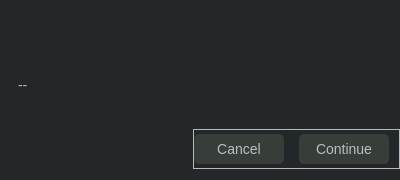
<?xml version="1.0" encoding="UTF-8"?>
<ui version="4.0">
 <class>MessageBox</class>
 <widget class="QDialog" name="MessageBox">
  <property name="geometry">
   <rect>
    <x>0</x>
    <y>0</y>
    <width>400</width>
    <height>180</height>
   </rect>
  </property>
  <property name="minimumSize">
   <size>
    <width>400</width>
    <height>180</height>
   </size>
  </property>
  <property name="maximumSize">
   <size>
    <width>409</width>
    <height>180</height>
   </size>
  </property>
  <property name="windowTitle">
   <string>Dialog</string>
  </property>
  <property name="styleSheet">
   <string notr="true">
QDialog {
background:  rgba(35,39,42,1);
border-radius: 15px;

}
QPushButton {
		text-align:center;
color:rgba(240, 247, 255,0.7);
         font-size:14px;
		padding-left: 15px;
padding: 7px 10px;
border:none;
background-color: rgba(55, 61, 56, 1);
border-radius: 5px;
}

QPushButton:hover {
background-color:rgba(240, 247, 255,0.1);
}

 QLabel {
                font-size: 14px;
                color: #333;
                padding-left: 15px;
            }</string>
  </property>
  <layout class="QGridLayout" name="gridLayout">
   <property name="leftMargin">
    <number>0</number>
   </property>
   <property name="topMargin">
    <number>0</number>
   </property>
   <property name="rightMargin">
    <number>0</number>
   </property>
   <property name="horizontalSpacing">
    <number>0</number>
   </property>
   <item row="0" column="0">
    <widget class="QWidget" name="title_bar" native="true">
     <property name="minimumSize">
      <size>
       <width>400</width>
       <height>40</height>
      </size>
     </property>
     <property name="maximumSize">
      <size>
       <width>300</width>
       <height>40</height>
      </size>
     </property>
     <property name="styleSheet">
      <string notr="true">QWidget {
border: none;
padding: none;
}
QPushButton {
background:  rgba(35,39,42,1);
color:white;
font: 700 14pt &quot;Segoe UI&quot;;
border:none;
}

QPushButton:hover {
background:  rgba(48,50,51,1);
}</string>
     </property>
     <layout class="QGridLayout" name="gridLayout_2">
      <property name="leftMargin">
       <number>0</number>
      </property>
      <property name="topMargin">
       <number>0</number>
      </property>
      <property name="rightMargin">
       <number>0</number>
      </property>
      <property name="bottomMargin">
       <number>0</number>
      </property>
      <property name="spacing">
       <number>0</number>
      </property>
      <item row="0" column="2">
       <widget class="QPushButton" name="close_btn">
        <property name="minimumSize">
         <size>
          <width>45</width>
          <height>39</height>
         </size>
        </property>
        <property name="maximumSize">
         <size>
          <width>40</width>
          <height>39</height>
         </size>
        </property>
        <property name="styleSheet">
         <string notr="true"/>
        </property>
        <property name="text">
         <string/>
        </property>
        <property name="icon">
         <iconset resource="src/resources.qrc">
          <normaloff>:/icons/icons/close-large-line.png</normaloff>:/icons/icons/close-large-line.png</iconset>
        </property>
        <property name="iconSize">
         <size>
          <width>15</width>
          <height>15</height>
         </size>
        </property>
       </widget>
      </item>
      <item row="0" column="0">
       <spacer name="horizontalSpacer">
        <property name="orientation">
         <enum>Qt::Orientation::Horizontal</enum>
        </property>
        <property name="sizeHint" stdset="0">
         <size>
          <width>599</width>
          <height>20</height>
         </size>
        </property>
       </spacer>
      </item>
     </layout>
    </widget>
   </item>
   <item row="1" column="0">
    <widget class="QLabel" name="message_text">
     <property name="minimumSize">
      <size>
       <width>390</width>
       <height>70</height>
      </size>
     </property>
     <property name="maximumSize">
      <size>
       <width>390</width>
       <height>154245</height>
      </size>
     </property>
     <property name="styleSheet">
      <string notr="true">font: 12pt &quot;Segoe UI&quot;;
color:rgba(240, 247, 255,0.7);
background:transparent;
</string>
     </property>
     <property name="text">
      <string>--</string>
     </property>
     <property name="wordWrap">
      <bool>true</bool>
     </property>
    </widget>
   </item>
   <item row="2" column="0" alignment="Qt::AlignmentFlag::AlignRight">
    <widget class="QFrame" name="frame">
     <property name="maximumSize">
      <size>
       <width>16777215</width>
       <height>40</height>
      </size>
     </property>
     <property name="frameShape">
      <enum>QFrame::Shape::StyledPanel</enum>
     </property>
     <property name="frameShadow">
      <enum>QFrame::Shadow::Raised</enum>
     </property>
     <layout class="QGridLayout" name="gridLayout_3">
      <property name="leftMargin">
       <number>0</number>
      </property>
      <property name="topMargin">
       <number>0</number>
      </property>
      <property name="rightMargin">
       <number>0</number>
      </property>
      <property name="bottomMargin">
       <number>0</number>
      </property>
      <property name="spacing">
       <number>0</number>
      </property>
      <item row="0" column="0">
       <layout class="QHBoxLayout" name="horizontalLayout">
        <property name="spacing">
         <number>15</number>
        </property>
        <property name="rightMargin">
         <number>10</number>
        </property>
        <item>
         <widget class="QPushButton" name="message_cancel_btn">
          <property name="minimumSize">
           <size>
            <width>90</width>
            <height>30</height>
           </size>
          </property>
          <property name="maximumSize">
           <size>
            <width>90</width>
            <height>30</height>
           </size>
          </property>
          <property name="mouseTracking">
           <bool>true</bool>
          </property>
          <property name="styleSheet">
           <string notr="true"/>
          </property>
          <property name="text">
           <string>Cancel</string>
          </property>
          <property name="checkable">
           <bool>true</bool>
          </property>
          <property name="checked">
           <bool>true</bool>
          </property>
          <property name="autoExclusive">
           <bool>true</bool>
          </property>
         </widget>
        </item>
        <item>
         <widget class="QPushButton" name="message_continue_btn">
          <property name="minimumSize">
           <size>
            <width>90</width>
            <height>30</height>
           </size>
          </property>
          <property name="maximumSize">
           <size>
            <width>90</width>
            <height>30</height>
           </size>
          </property>
          <property name="mouseTracking">
           <bool>true</bool>
          </property>
          <property name="styleSheet">
           <string notr="true"/>
          </property>
          <property name="text">
           <string>Continue</string>
          </property>
          <property name="checkable">
           <bool>true</bool>
          </property>
          <property name="checked">
           <bool>true</bool>
          </property>
          <property name="autoExclusive">
           <bool>true</bool>
          </property>
         </widget>
        </item>
       </layout>
      </item>
     </layout>
    </widget>
   </item>
  </layout>
 </widget>
 <resources>
  <include location="src/resources.qrc"/>
 </resources>
 <connections>
  <connection>
   <sender>close_btn</sender>
   <signal>clicked()</signal>
   <receiver>MessageBox</receiver>
   <slot>close()</slot>
   <hints>
    <hint type="sourcelabel">
     <x>392</x>
     <y>26</y>
    </hint>
    <hint type="destinationlabel">
     <x>418</x>
     <y>89</y>
    </hint>
   </hints>
  </connection>
 </connections>
</ui>
